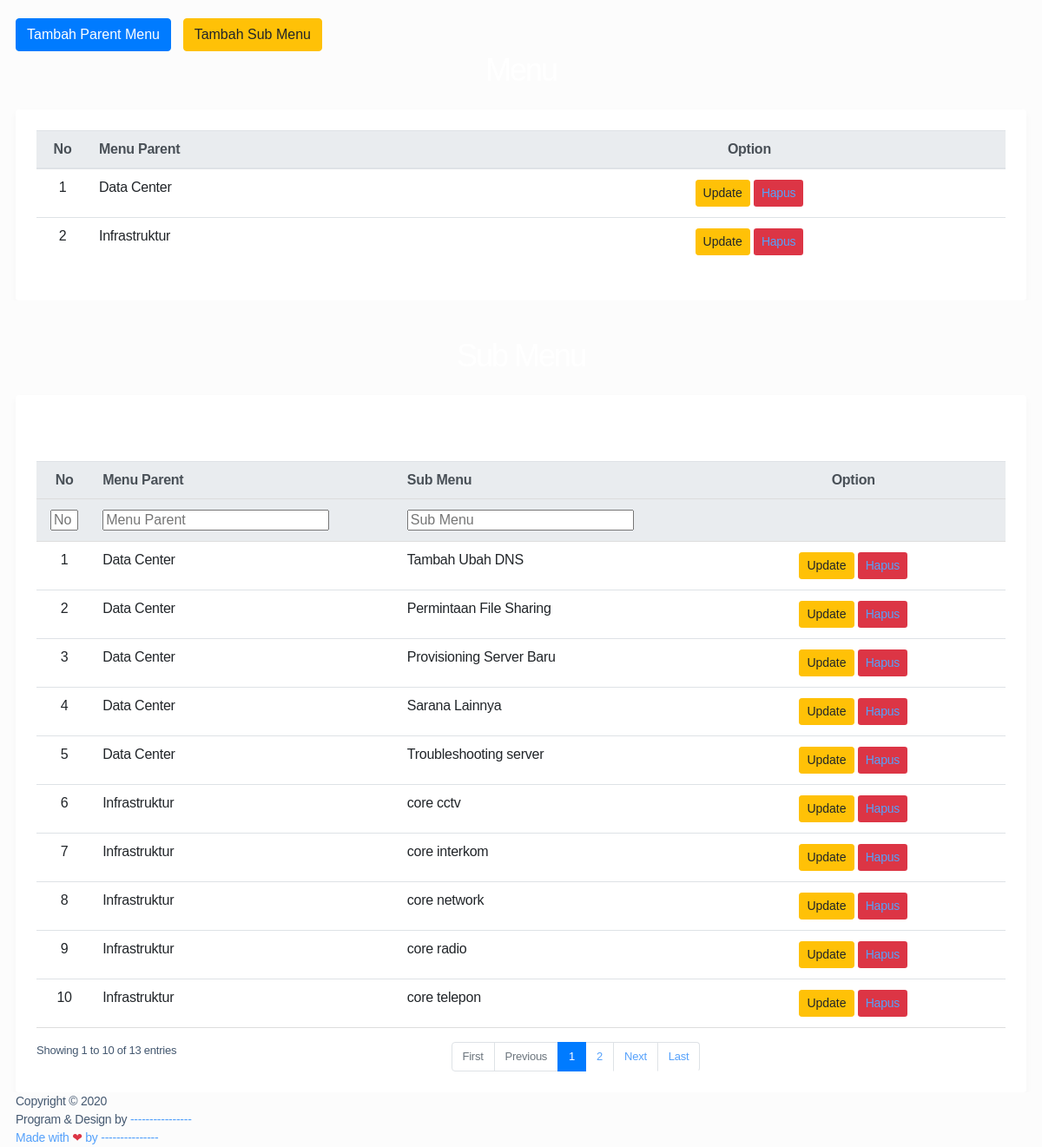
Page /index.php/admin/list_menu (lower part) on the earlier database version.
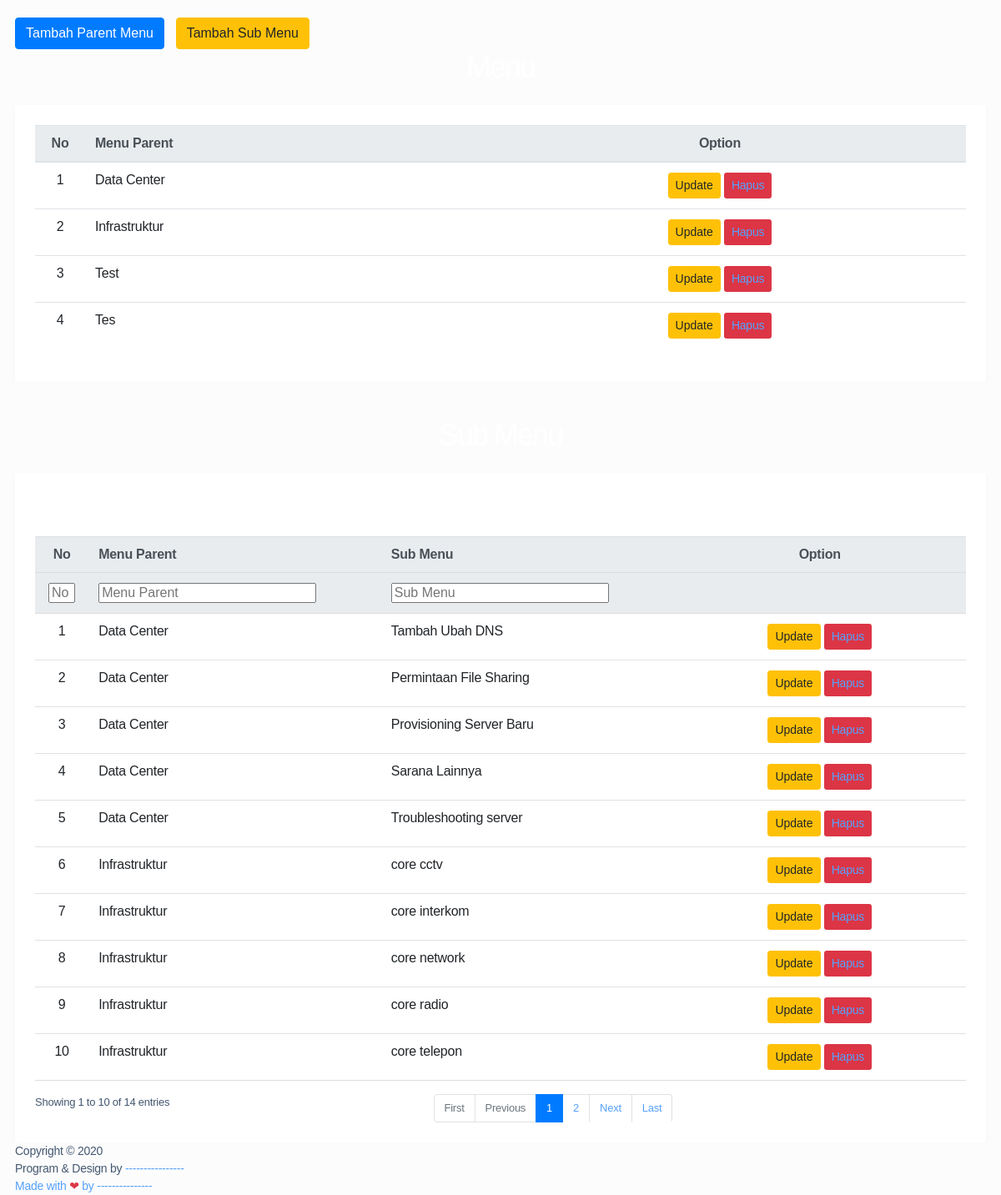
Same page on the later database version.
### tables this page shows
CREATE TABLE `master_kategori` (
  `id` int(11) NOT NULL,
  `kategori` varchar(30) NOT NULL
);

CREATE TABLE `master_subkategori` (
  `id` int(11) NOT NULL,
  `id_kategori` int(11) NOT NULL,
  `subkategori` varchar(40) NOT NULL
);

### application/controllers/Admin.php (called while the page is built, shortened)
<?php
class Admin extends CI_Controller
{
	function __construct()
	{
		$this->load->helper('url');
		$this->load->library('form_validation');
		$this->load->helper('form');
	}
	public function list_menu()
	{
		$this->load->model('Mkategori');
		$data['nama'] = $this->session->userdata('nama');
		$data['level'] = $this->session->userdata('level');
		$data['kategori'] = $this->Mkategori->get_category()->result();
		$data['subkategori'] = $this->Mkategori->get_all_subcategory()->result();
		$this->load->view('navbar/nav_admin', $data);
		$this->load->view('admin/list_menu', $data);
	}
}

### index.php (called while the page is built, shortened)
<?php
require_once BASEPATH.'core/CodeIgniter.php';

### application/models/Mkategori.php (called while the page is built, shortened)
<?php
class Mkategori extends CI_Model{
    function get_category(){
        $query = $this->db->get('master_kategori');
        return $query;
    }
    function get_all_subcategory(){
      return  $this->db->select('*,t1.id AS id_sub')
     ->from('master_subkategori as t1')
     ->join('master_kategori as t2', 't1.id_kategori = t2.id', 'INNER')
     ->get();
    }
}

### application/views/admin/list_menu.php (the view, shortened to what the changed rows need)
<div class="main-content">
    <section class="section">
        <div class="row" style="overflow: scroll">
            <div class="col-md-12">
                <div class="section-header">
                    <h1>Menu </h1>
                </div>
                <div class="bg-white p-4" style="border-radius:3px;box-shadow:rgba(0, 0, 0, 0.03) 0px 4px 8px 0px">
                    <table class="table align-items-center table-flush">
                        <thead class="thead-light">
                            <tr class="text-center">
                                <th style="width: 60px;">No</th>
                                <th scope="col" style="text-align: left;">Menu Parent</th>
                                <th scope="col">Option</th>
                            </tr>
                        </thead>
                        <tbody>
                            <?php
                              $i = 1;
                              foreach ($kategori as $u) {
                              ?>
                                <tr class="text-center">
                                    <td style="width: 60px;"><?php echo $i ?></td>
                                    <td style="text-align: left;"><?php echo $u->kategori ?></td>
                                    <td class="text-center">
                                        <button class="btn btn-sm btn-warning btn-edit" data-id='<?php echo $u->id; ?>' data-nama='<?php echo $u->kategori; ?>'>Update</button>
                                        <a href=<?= base_url("admin/delete_parent/" . $u->kategori . "/" . $u->id) ?> class=" btn btn-sm btn-danger">Hapus</a>
                                    </td>
                                </tr>
                            <?php
                                  $i++;
                              }
                              ?>
                        </tbody>
                    </table>
                </div>
            </div>
        </div>
        <div class="row" style="overflow: scroll">
            <div class="col-md-12">
                <div class="section-header">
                    <h1>Sub Menu </h1>
                </div>
                <div class="bg-white p-4" style="border-radius:3px;box-shadow:rgba(0, 0, 0, 0.03) 0px 4px 8px 0px">
                    <table id="tble" class="table align-items-center table-flush">
                        <thead class="thead-light">
                            <tr class="text-center">
                                <th style="width: 60px;">No</th>
                                <th scope="col" style="text-align: left;">Menu Parent</th>
                                <th scope="col" style="text-align: left;">Sub Menu</th>
                                <th scope="col">Option</th>
                            </tr>
                        </thead>
                        <tbody>
                            <?php
                              $i = 1;
                              foreach ($subkategori as $u) {
                              ?>
                                <tr class="text-center">
                                    <td style="width: 60px;"><?php echo $i ?></td>
                                    <td style="text-align: left;"><?php echo $u->kategori ?></td>
                                    <td style="text-align: left;"><?php echo $u->subkategori ?></td>
                                    <td class="text-center">
                                        <button class="btn btn-sm btn-warning btn-edit-sub" data-id='<?php echo $u->id; ?>' data-idsub='<?php echo $u->id_sub; ?>' data-namakat='<?php echo $u->kategori; ?>' data-nama='<?php echo $u->subkategori; ?>'>Update</button>
                                        <a href=<?= base_url("admin/delete_subparent/" . $u->id_sub) ?> class=" btn btn-sm btn-danger">Hapus</a>
                                    </td>
                                </tr>
                            <?php
                                  $i++;
                              }
                              ?>
                        </tbody>
                    </table>
                </div>
            </div>
        </div>
</div>
</div>
<?php include("footer.php") ?>
</body>
</html>

Differences in the rows shown:
added master_kategori: kategori "Test"
added master_kategori: kategori "Tes"
Other differences:
text written by a page script: "Showing 1 to 10 of 13 entries First Previous 1 2 Next Last" → "Showing 1 to 10 of 14 entries First Previous 1 2 Next Last"
